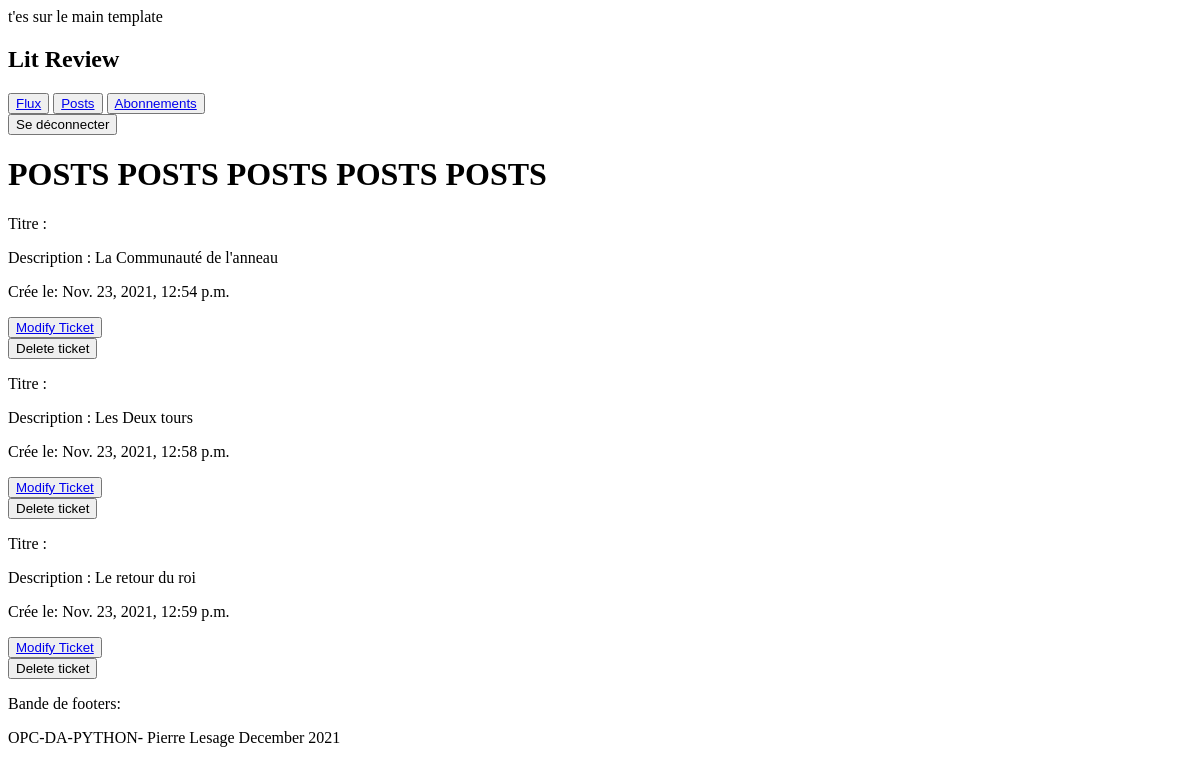
Before: /app/posts/ (signed in) with the older database file.
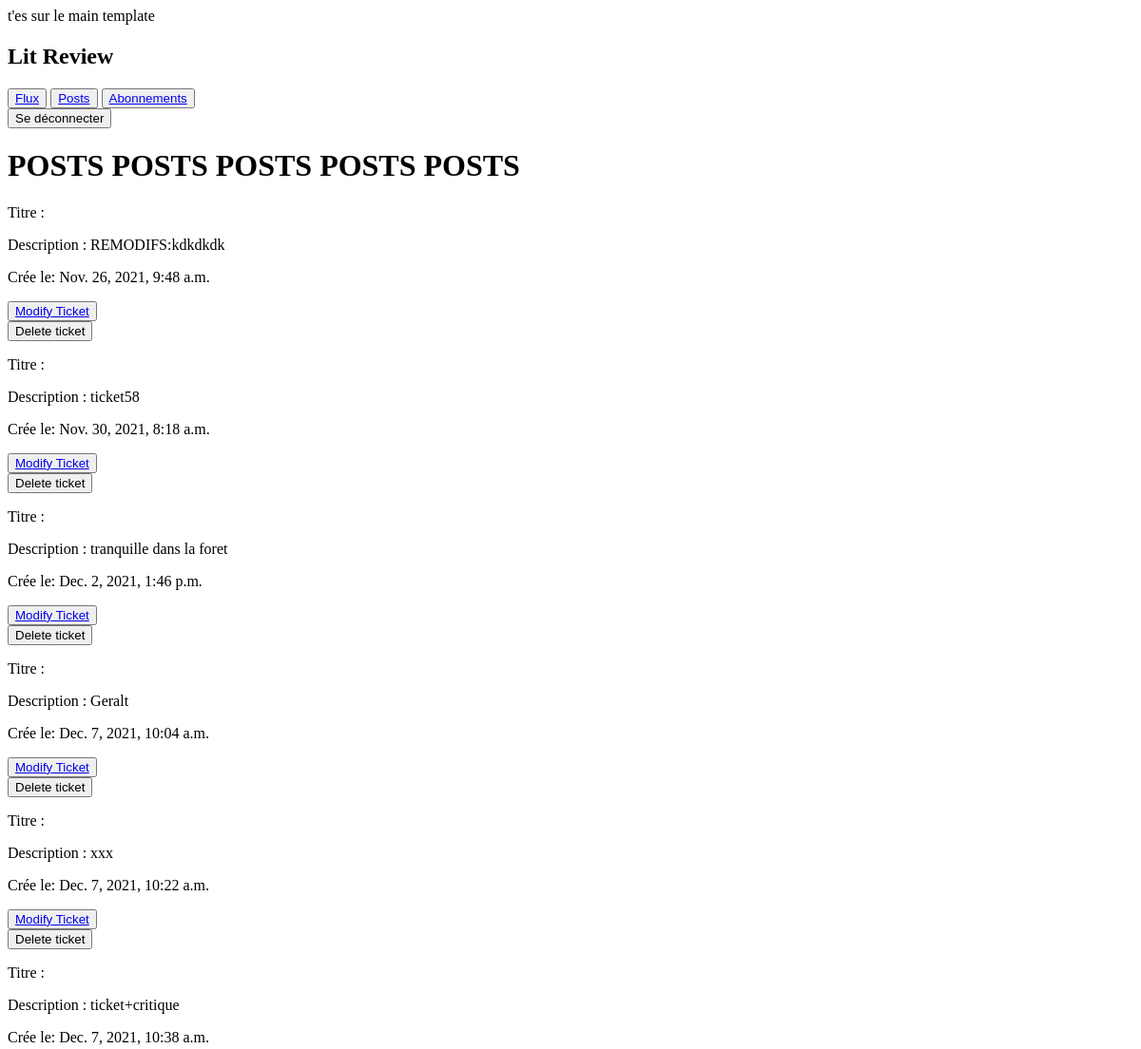
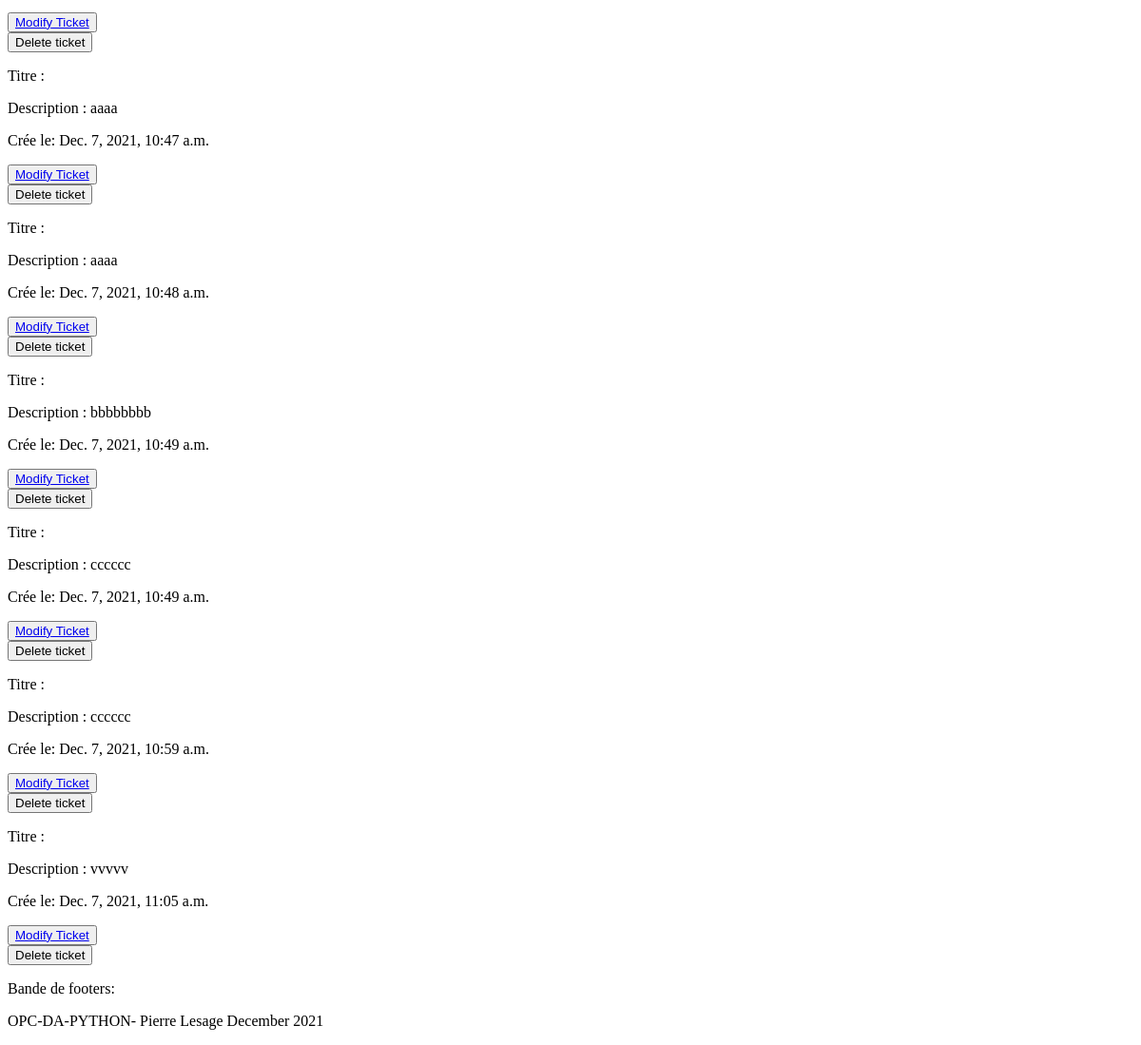
After: the same page with the newer database file (2 pictures, top to bottom).
### myapp/models.py (models this page shows, shortened)
class Ticket(models.Model):
    title = models.CharField(max_length=128)
    description = models.TextField(max_length=2048, blank=True)
    user = models.ForeignKey(
        to=settings.AUTH_USER_MODEL, on_delete=models.CASCADE)
    image = models.ImageField(null=True, blank=True)
    time_created = models.DateTimeField(auto_now_add=True)

### myapp/views.py (the view)
# urls.py: path('posts/', views.posts, name='posts'),
@login_required(login_url='app:connexion')
def posts(request):
    tickets = Ticket.objects.filter(user=request.user)
    reviews = Review.objects.filter(user=request.user)
    context = {'tickets': tickets, "reviews": reviews}
    return render(request, 'posts.html', context)

### myapp/templates/posts.html (shortened to what this page needs)
{% extends 'main.html' %}
{% block content %}
<div>
    <h1> POSTS POSTS POSTS POSTS POSTS</h1>
</div>
<div class="postsperso">
    {% if tickets %}
        {% for ticket in tickets %}
                <p> Titre : {{elem.title}} </p>
                <p> Description : {{ticket.description}} </p>
                <p> Crée le: {{ticket.time_created}} </p>
                    <button> <a href="{% url 'app:creationticket' id_ticket=ticket.id %}">Modify Ticket</a></button>
                   <form action="{% url 'app:deleteticket' id_ticket=ticket.id %}" method="post"><button type="submit"> Delete ticket</button>
                   </form>
        {% endfor %}
    {% else %}
        <h1> Vous n'avez pas créé de critiques ou tickets</h1>
    {% endif %}
</div>
{% endblock %}

### myapp/templates/main.html (shortened to what this page needs)
<!DOCTYPE html>
<html lang="en">
<head>
</head>
<body>
t'es sur le main template
    <div class="banniere">
        <section id="litreview">
            <h1>Lit Review</h1>
        </section>
            <section id="thumbs">
                <nav>
                    <button><a href="{% url 'app:flux' %}">Flux</a></button>
                    <button><a href="{% url 'app:posts' %}">Posts</a></button>
                    <button> <a href="{% url 'app:abonnements' %}">Abonnements</a></button>
                    <form class="liendeco" action="{% url 'app:deconnexion' %}" method="post">
                        <button type="submit" value="deconnexion">Se déconnecter</button>
                    </form>
                </nav>
            </section>
    </div id="content" name="content">
    {% block content %}
    {% endblock %}
    <div class="footer">
        <p> Bande de footers:</p>
        <p> OPC-DA-PYTHON- Pierre Lesage December 2021</p>
    </div>
</body>
</html>

Changed rows visible on the page:
removed Ticket: description "La Communauté de l'anneau", time_created "Nov. 23, 2021, 12:54 p.m."
removed Ticket: description "Les Deux tours", time_created "Nov. 23, 2021, 12:58 p.m."
removed Ticket: description "Le retour du roi", time_created "Nov. 23, 2021, 12:59 p.m."
added Ticket: description "REMODIFS:kdkdkdk", time_created "Nov. 26, 2021, 9:48 a.m."
added Ticket: description "ticket58", time_created "Nov. 30, 2021, 8:18 a.m."
added Ticket: description "tranquille dans la foret", time_created "Dec. 2, 2021, 1:46 p.m."
added Ticket: description "Geralt", time_created "Dec. 7, 2021, 10:04 a.m."
added Ticket: description "xxx", time_created "Dec. 7, 2021, 10:22 a.m."
added Ticket: description "ticket+critique", time_created "Dec. 7, 2021, 10:38 a.m."
added Ticket: description "aaaa", time_created "Dec. 7, 2021, 10:47 a.m."
added Ticket: description "aaaa", time_created "Dec. 7, 2021, 10:48 a.m."
added Ticket: description "bbbbbbbb", time_created "Dec. 7, 2021, 10:49 a.m."
added Ticket: description "cccccc", time_created "Dec. 7, 2021, 10:49 a.m."
added Ticket: description "cccccc", time_created "Dec. 7, 2021, 10:59 a.m."
added Ticket: description "vvvvv", time_created "Dec. 7, 2021, 11:05 a.m."
